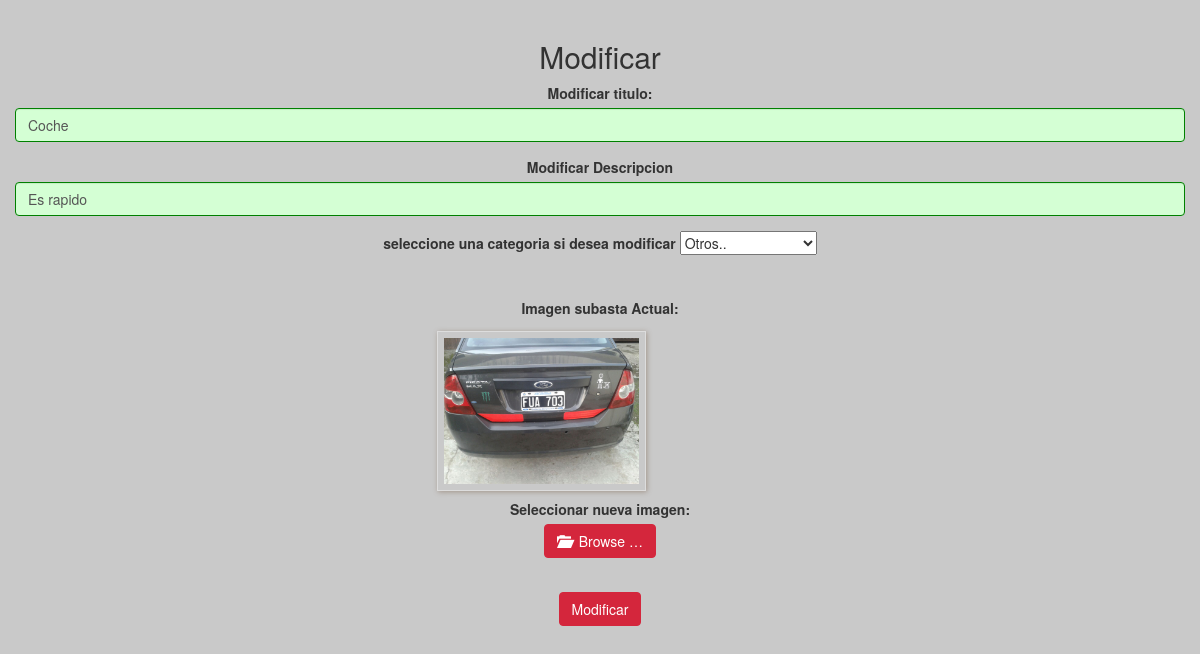
Screenshot of /paginaModificacion.php?s=20 with the database file from the repository.
### tables this page shows
CREATE TABLE IF NOT EXISTS `subasta` (
`ID_SUB` int(11) NOT NULL,
  `Titulo` varchar(30) NOT NULL,
  `Descripcion` varchar(200) NOT NULL,
  `Fec_init` date NOT NULL,
  `Fec_fin` date NOT NULL,
  `Foto` varchar(100) NOT NULL,
  `Activo` tinyint(1) NOT NULL DEFAULT '1',
  `user` int(11) NOT NULL,
  `cate` int(11) NOT NULL
);

### paginaModificacion.php (the view, shortened to what this page needs)
<?php
$idsub=$_REQUEST['s'];
   $sentencia="select * from subasta inner join categoria on categoria.ID_CAT = subasta.cate where ID_SUB=$idsub";
    $query=mysql_query($sentencia);
?>
<html>
<head>
<link href="../Bootstrap/dist/css/bootstrap.min.css" rel="stylesheet">
<link href="css/header.css" rel="stylesheet">
<link href="css/fileinput.min.css" media="all" rel="stylesheet" type="text/css" />
<link rel="stylesheet" type="text/css" href="css/pagmod.css">
</head>
<body >
 <div align="center" width="300">
<html>
<head>
<link href="../Bootstrap/dist/css/bootstrap.min.css" rel="stylesheet">
<link href="css/header.css" rel="stylesheet">
<link href="css/fileinput.min.css" media="all" rel="stylesheet" type="text/css" />
</head>
<body>
    <div id="registerForm" class="container">
      <center><h2>Modificar</h2></center>
      <?php   while ($arreglo=mysql_fetch_array($query)){ ?>
      <form method="post"  action="DBquery/modificacion.php" enctype="multipart/form-data" >
        <div class="form-group">
         <label>Modificar titulo:</label>
        <input class="form-control register" type="text" maxlength="30" name="titulo" placeholder="Titulo" tabindex="1" value="<?php echo $arreglo['Titulo'] ?>" required>
        </div>
        <div class="form-group">
          <label>Modificar Descripcion</label>
        <input class="form-control register" type="text" maxlenght="200" name="description" placeholder="descripcion" tabindex="2" value="<?php echo $arreglo['Descripcion'] ?>" >
        </div>
        <div class"form-group" >
        <label> seleccione una categoria si desea modificar </label>
         <select name="category"  >
                <option value="1" selected="selected" >  Otros..</option>
         </select>
         <br></br>
      </div>
<div class="container">
       <div class="form-group">
            <div id="caja" >
                <label>Imagen subasta Actual:</label>
                    <br>
                    <center><img src="<?php echo $arreglo['Foto']?>" class="file-preview-frame" >
                    <br><br>
                   <label>Seleccionar nueva imagen:</label>
                        </center>
                <div id="separartop">
                 <center><button  class="btn btn-default searchButton"  >Modificar</button></center>
                </div>
              </form>
            </div>
      </div>
    <br>
  <?php }
  ?>
</body>
</html>
</body>
</html>

### css/header.css (style rules this page uses)
.btn.btn-default.searchButton { color: white; background-color: #d4263c; border-color: #d4263c; }
#registerForm { display: block; width: 100%; }
input.form-control.register:valid { background-color: #d4ffd4; border-width: 1px; border-style: solid; border-color: green }
body { background-color: #c9c9c9; }

### css/pagmod.css (style rules this page uses)
.container { margin-top:20px; }
#caja { width: 30%; height:30%; }
#separartop { margin-top: 10%; }
body { background-color: #eee7e7; }

### rows the page displays
subasta: titulo "Coche", description "Es rapido", Foto (picture)
